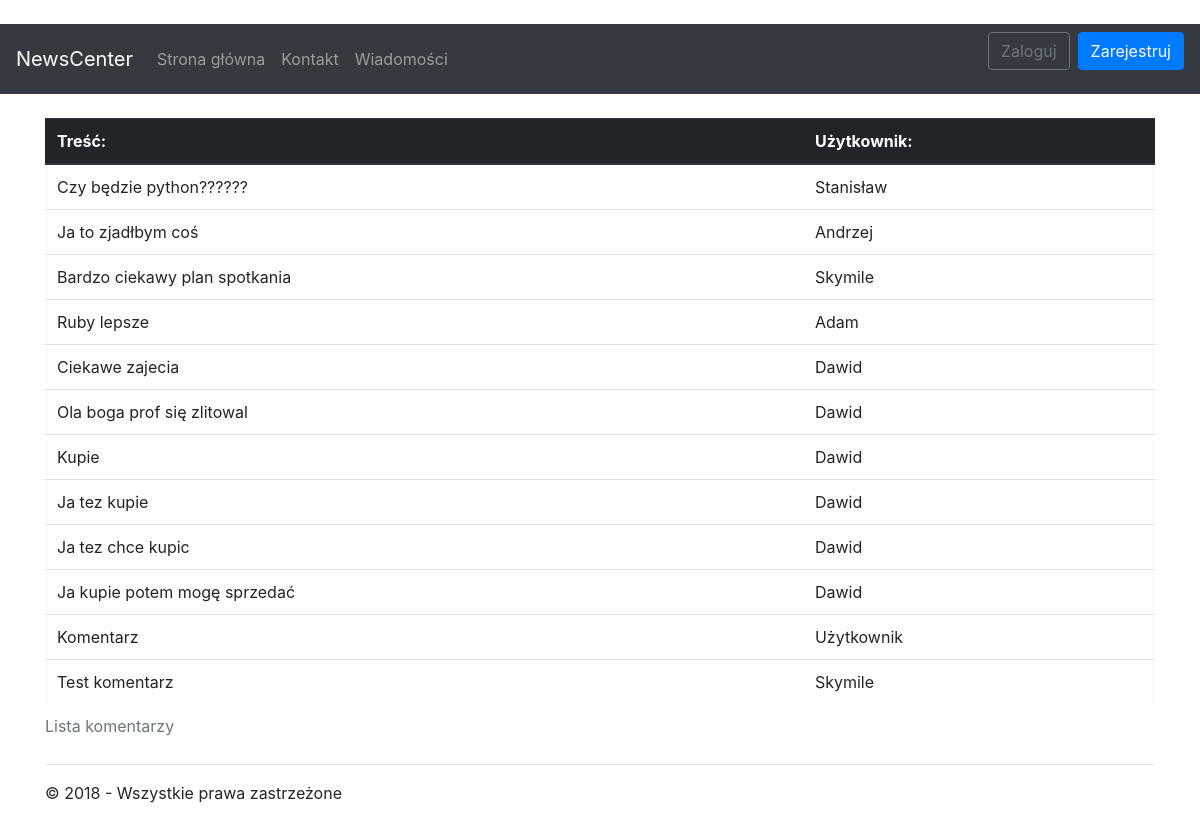
The page /comments on the database its author committed.
### app/models.py (models this page shows, shortened)
class Comment(models.Model):
	id_user = models.ForeignKey(User, on_delete=models.PROTECT)
	comment = models.CharField(max_length=128)

### app/views/other.py (the view)
# urls.py: path('comments'        , app.views.other.comments   , name='comments'),
def comments(request):
	return render(request, 'app/comments.html',
	{
		'title': _('Komentarze'),
		'auth': is_logged(request),
		'year':datetime.now().year,
		'admin' : is_admin(request),
		'collection': Comment.objects.all()
	})

### app/support/utilities.py (called while the page is built)
def find_profile(request):
	try:
		return UserProfile.objects.get(user=request.user)
	except:
		return None

def is_admin(request):
	if find_profile(request) is None:
		return False
	return is_mod(request)

def is_logged(request):
	return 'yes' if request.user.is_authenticated else 'no'

### app/templates/app/comments.html
{% extends "app/shared/layout.html" %}
{% block content %}
<br/>
<div class="table-responsive-sm">
	<table class="table table-light">
		<caption>Lista komentarzy</caption>
	<thead class="thead-dark">
		<tr>
			<th scope="col"> Treść:      </th>
			<th scope="col"> Użytkownik: </th>
		</tr>
	</thead>
	<tbody>
		{% for comment in collection %}
		<tr>
			<td scope="col"> {{ comment.comment }} </td>
			<td scope="col"> {{ comment.id_user }} </td>
		</tr>
		{% endfor %}
	</tbody>
	</table>
</div>
{% endblock %}

### app/static/app/content/styles.css (style rules this page uses)
body { padding-top: 0px; }

### rows shown on the page
Comment: comment "Czy będzie python??????", id_user "Stanisław"
Comment: comment "Ja to zjadłbym coś", id_user "Andrzej"
Comment: comment "Bardzo ciekawy plan spotkania", id_user "Skymile"
Comment: comment "Ruby lepsze", id_user "Adam"
Comment: comment "Ciekawe zajecia", id_user "Dawid"
Comment: comment "Ola boga prof się zlitowal", id_user "Dawid"
Comment: comment "Kupie", id_user "Dawid"
Comment: comment "Ja tez kupie", id_user "Dawid"
Comment: comment "Ja tez chce kupic", id_user "Dawid"
Comment: comment "Ja kupie potem mogę sprzedać", id_user "Dawid"
Comment: comment "Komentarz", id_user "Użytkownik"
Comment: comment "Test komentarz", id_user "Skymile"
